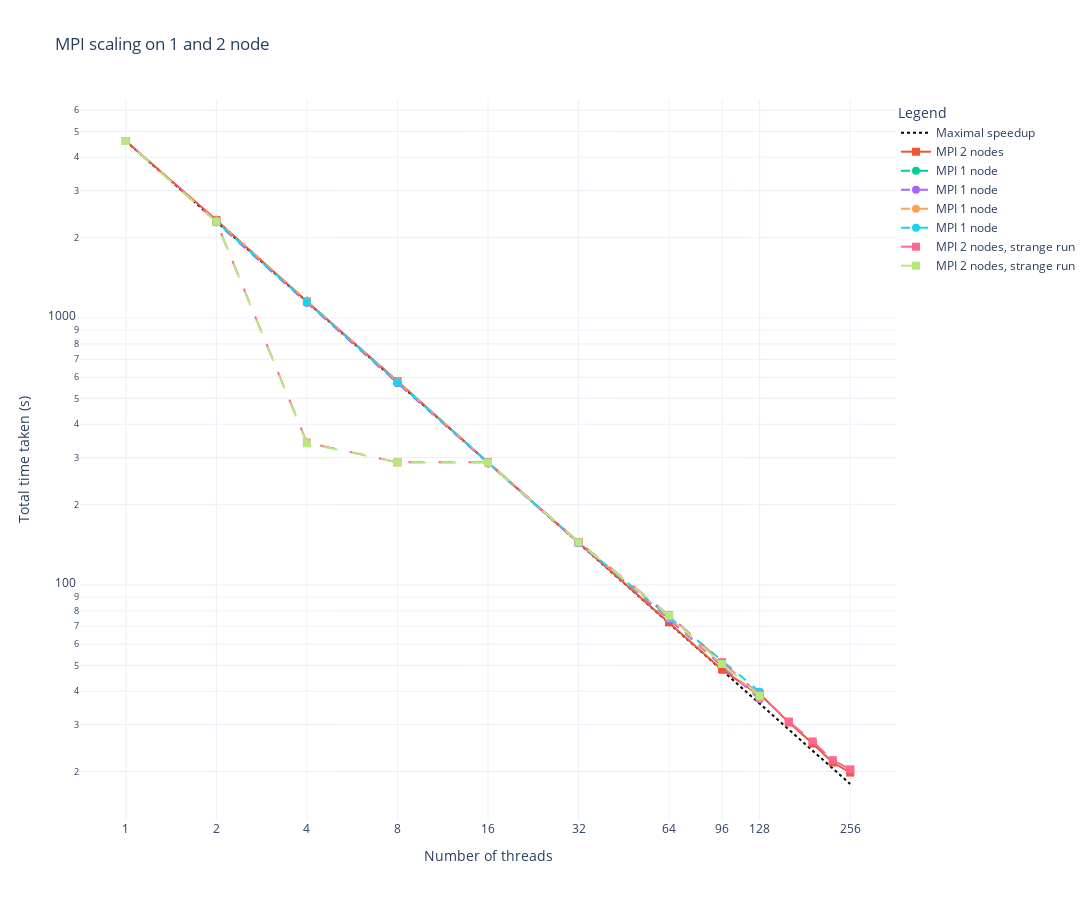

Notebook code cell kept with this figure:
### Code cell
x_values = np.linspace(1, 256, 256)

mpi_scaling = pd.DataFrame(parse_data(path + '/MPI_scaling.out'), columns=['Threads', 'Time']).sort_values(by='Threads')
mpi_scaling = pd.concat([one_run, mpi_scaling], ignore_index=True)

fig = go.Figure()

# Model function line
fig.add_trace(go.Scatter(x=x_values, y=one_run["Time"][0] / x_values,
						 mode='lines', name='Maximal speedup',
						 line=dict(color='black', dash='dot')))

fig.add_trace(go.Scatter(x=mpi_scaling["Threads"], y=mpi_scaling["Time"],
						mode='lines+markers', name='MPI 2 nodes',
						marker=dict(symbol='square', size=8), line=dict(dash='solid')))

# Data lines
for names in no_omp_code_run.columns:
	fig.add_trace(go.Scatter(x=no_omp_code_run[names][0]["Threads"], y=no_omp_code_run[names][0]["Time"],
							mode='lines+markers', name='MPI 1 node',
							marker=dict(symbol='circle', size=8), line=dict(dash='dash')))

for names in omp_code_run.columns:
	fig.add_trace(go.Scatter(x=omp_code_run[names][0]["Threads"], y=omp_code_run[names][0]["Time"],
							mode='lines+markers', name='MPI 1 node',
							marker=dict(symbol='circle', size=8), line=dict(dash='dash')))

for names in original_code_run.columns:
	fig.add_trace(go.Scatter(x=original_code_run[names][0]["Threads"], y=original_code_run[names][0]["Time"],
							mode='lines+markers', name='MPI 1 node',
							marker=dict(symbol='circle', size=8), line=dict(dash='dash')))

fig.add_trace(go.Scatter(x=df256["Threads"], y=df256["Time"],
						 mode='lines+markers', name='MPI 2 nodes, strange run',
						 marker=dict(symbol='square', size=8), line=dict(dash='longdash')))

fig.add_trace(go.Scatter(x=df128["Threads"], y=df128["Time"],
						 mode='lines+markers', name='MPI 2 nodes, strange run',
						 marker=dict(symbol='square', size=8), line=dict(dash='longdash')))

# Configuring the axes and layout
fig.update_layout(
	xaxis_title="Number of threads",
	yaxis_title="Total time taken (s)",
	title='MPI scaling on 1 and 2 node',
	legend_title="Legend",
	template='plotly_white',
	xaxis=dict(type='log', tickmode='array', tickvals=[1, 2, 4, 8, 16, 32, 64, 96, 128, 256]),
	yaxis=dict(type='log', tickmode='array'),
	legend=dict(y=1, x=1),
	grid=dict(rows=1, columns=1),
	height=900,
	width=1504
)
fig.show()

### Figure 1 — Plotly figure (JSON) as saved in the notebook; plotly's stock layout.template omitted (floating-point values rounded to 4 significant figures; data arrays with more than 128 entries replaced by an {"elided": "..."} marker saying what was removed)
{"data": [{"line": {"color": "black", "dash": "dot"}, "mode": "lines", "name": "Maximal speedup", "type": "scatter", "x": {"elided": "256 int values"}, "y": {"elided": "256 float values"}}, {"line": {"dash": "solid"}, "marker": {"size": 8, "symbol": "square"}, "mode": "lines+markers", "name": "MPI 2 nodes", "type": "scatter", "x": [1, 2, 4, 8, 16, 32, 32, 64, 64, 96, 128, 128, 160, 192, 224, 256, 256], "y": [4601.0, 2330, 1154.0, 580.2, 287.7, 144.4, 144.4, 72.59, 72.53, 48.18, 38.6, 39.08, 30.58, 25.48, 21.63, 19.83, 20.25]}, {"line": {"dash": "dash"}, "marker": {"size": 8, "symbol": "circle"}, "mode": "lines+markers", "name": "MPI 1 node", "type": "scatter", "x": [128, 64, 32, 16, 8, 4, 2], "y": [37.58, 74.59, 144.1, 287.4, 571.4, 1144.0, 2282.0]}, {"line": {"dash": "dash"}, "marker": {"size": 8, "symbol": "circle"}, "mode": "lines+markers", "name": "MPI 1 node", "type": "scatter", "x": [128, 64, 32, 16, 8, 4, 2], "y": [37.33, 74.48, 143.6, 285.3, 570.7, 1141.0, 2283.0]}, {"line": {"dash": "dash"}, "marker": {"size": 8, "symbol": "circle"}, "mode": "lines+markers", "name": "MPI 1 node", "type": "scatter", "x": [128, 64, 32, 16, 8, 4, 2], "y": [37.8, 75.18, 144.7, 287.8, 579.5, 1163.0, 2325.0]}, {"line": {"dash": "dash"}, "marker": {"size": 8, "symbol": "circle"}, "mode": "lines+markers", "name": "MPI 1 node", "type": "scatter", "x": [128, 64, 32, 16, 8, 4, 2], "y": [39.86, 75.96, 144.4, 287.8, 574.4, 1148.0, 2296.0]}, {"line": {"dash": "longdash"}, "marker": {"size": 8, "symbol": "square"}, "mode": "lines+markers", "name": "MPI 2 nodes, strange run", "type": "scatter", "x": [256, 224, 192, 160, 128, 96, 64, 32, 16, 8, 4, 2, 1], "y": [20.4, 22.08, 25.95, 30.82, 38.84, 51.38, 77.05, 145.0, 288.2, 288, 341.5, 2294.0, 4601.0]}, {"line": {"dash": "longdash"}, "marker": {"size": 8, "symbol": "square"}, "mode": "lines+markers", "name": "MPI 2 nodes, strange run", "type": "scatter", "x": [128, 96, 64, 32, 16, 8, 4, 2, 1], "y": [38.52, 50.6, 76.75, 144.5, 287.3, 287.9, 339.5, 2293.0, 4601.0]}], "layout": {"grid": {"columns": 1, "rows": 1}, "height": 900, "legend": {"title": {"text": "Legend"}, "x": 1, "y": 1}, "title": {"text": "MPI scaling on 1 and 2 node"}, "width": 1504, "xaxis": {"tickmode": "array", "tickvals": [1, 2, 4, 8, 16, 32, 64, 96, 128, 256], "title": {"text": "Number of threads"}, "type": "log"}, "yaxis": {"tickmode": "array", "title": {"text": "Total time taken (s)"}, "type": "log"}}}
